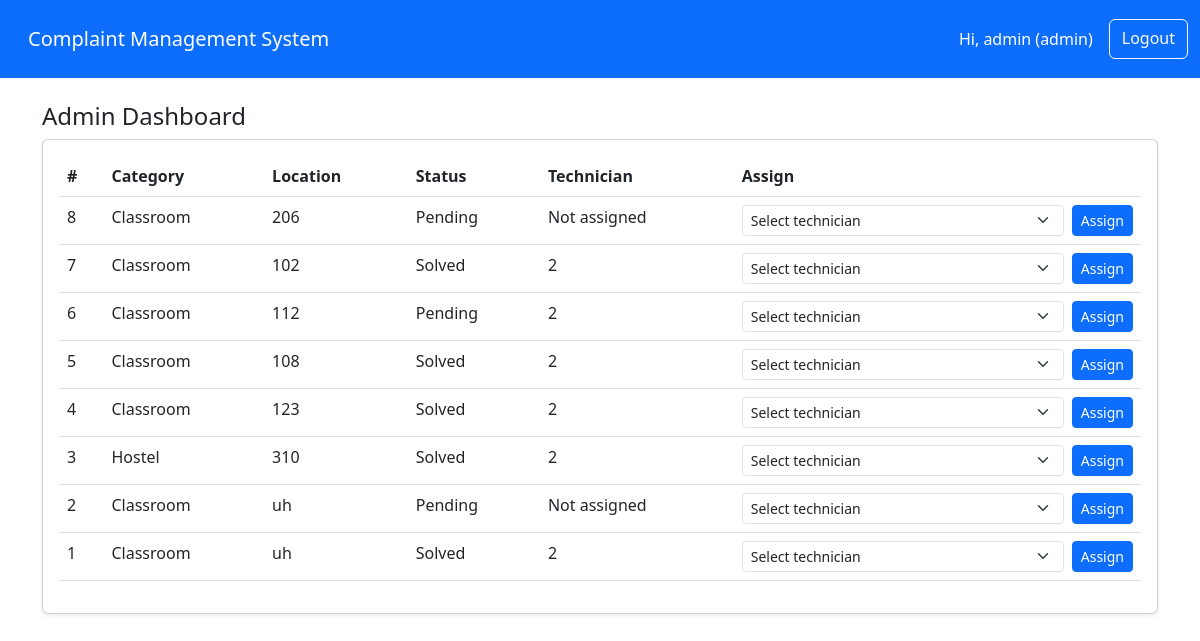
The page /admin/dashboard (signed in) on the database its author committed.
### tables this page shows
CREATE TABLE complaints (
        id INTEGER PRIMARY KEY AUTOINCREMENT,
        student_id INTEGER NOT NULL,
        technician_id INTEGER,
        category TEXT NOT NULL,
        location TEXT,
        description TEXT,
        status TEXT DEFAULT 'Pending',
        created_at DATETIME DEFAULT CURRENT_TIMESTAMP,
        FOREIGN KEY(student_id) REFERENCES users(id),
        FOREIGN KEY(technician_id) REFERENCES users(id)
    );

### app.py (the view)
@app.route('/admin/dashboard')
@login_required(role='admin')
def admin_dashboard():
    db = get_db()
    cur = db.execute("SELECT id, category, location, status, created_at, technician_id FROM complaints ORDER BY created_at DESC")
    complaints = cur.fetchall()
    techs = db.execute("SELECT id, username FROM users WHERE role = 'technician'").fetchall()
    return render_template('admin_dashboard.html', complaints=complaints, techs=techs)

### app.py (called while the page is built)
def get_db():
    db = getattr(g, '_database', None)
    if db is None:
        db = g._database = sqlite3.connect(DATABASE)
        db.row_factory = sqlite3.Row
    return db

@app.teardown_appcontext
def close_connection(exception):
    db = getattr(g, '_database', None)
    if db is not None:
        db.close()

def login_required(role=None):
    def decorator(f):
        @wraps(f)
        def wrapped(*args, **kwargs):
            if 'user' not in session:
                return redirect(url_for('login'))
            if role and session.get('role') != role:
                flash("Unauthorized access", "danger")
                return redirect(url_for('login'))
            return f(*args, **kwargs)
        return wrapped
    return decorator

### templates/admin_dashboard.html (shortened to what this page needs)
{% extends 'layout.html' %}
{% block content %}
<h4>Admin Dashboard</h4>
<div class="card shadow-sm">
  <div class="card-body">
    {% if complaints %}
      <table class="table">
        <thead><tr><th>#</th><th>Category</th><th>Location</th><th>Status</th><th>Technician</th><th>Assign</th></tr></thead>
        <tbody>
        {% for c in complaints %}
          <tr>
            <td>{{ c['id'] }}</td>
            <td>{{ c['category'] }}</td>
            <td>{{ c['location'] }}</td>
            <td>{{ c['status'] }}</td>
            <td>{{ c['technician_id'] or 'Not assigned' }}</td>
            <td>
              <form method="post" action="{{ url_for('assign_technician') }}" class="d-flex">
                <select name="technician_id" class="form-select form-select-sm me-2" required>
                  <option value="">Select technician</option>
                </select>
                <button class="btn btn-sm btn-primary">Assign</button>
              </form>
            </td>
          </tr>
        {% endfor %}
        </tbody>
      </table>
    {% else %}
      <p class="text-muted">No complaints</p>
    {% endif %}
  </div>
</div>
{% endblock %}

### rows shown on the page
complaints: id "8", category "Classroom", location "206", status "Pending", c "Not assigned"
complaints: id "7", category "Classroom", location "102", status "Solved", technician "2"
complaints: id "6", category "Classroom", location "112", status "Pending", technician "2"
complaints: id "5", category "Classroom", location "108", status "Solved", technician "2"
complaints: id "4", category "Classroom", location "123", status "Solved", technician "2"
complaints: id "3", category "Hostel", location "310", status "Solved", technician "2"
complaints: id "2", category "Classroom", location "uh", status "Pending", c "Not assigned"
complaints: id "1", category "Classroom", location "uh", status "Solved", technician "2"

### other values the page prints
{{ session.get('username') }} "admin"
{{ session.get('role') }} "admin"
